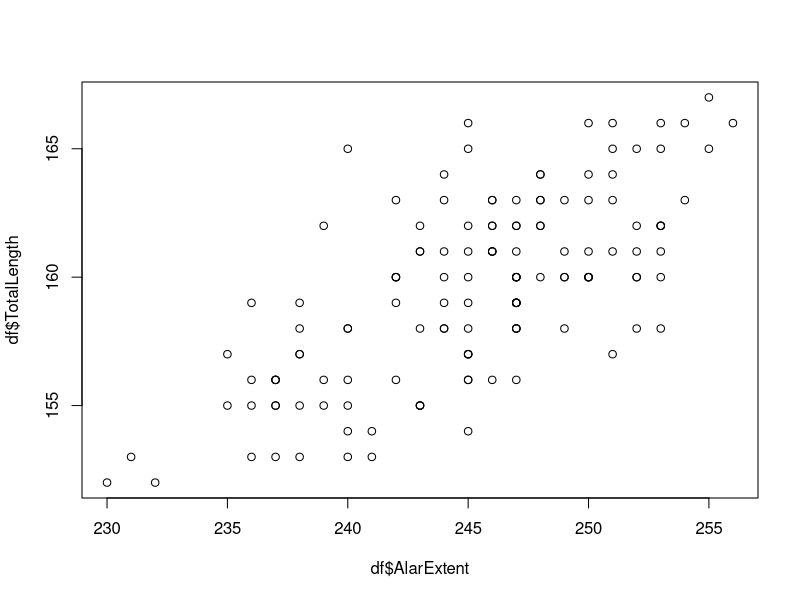
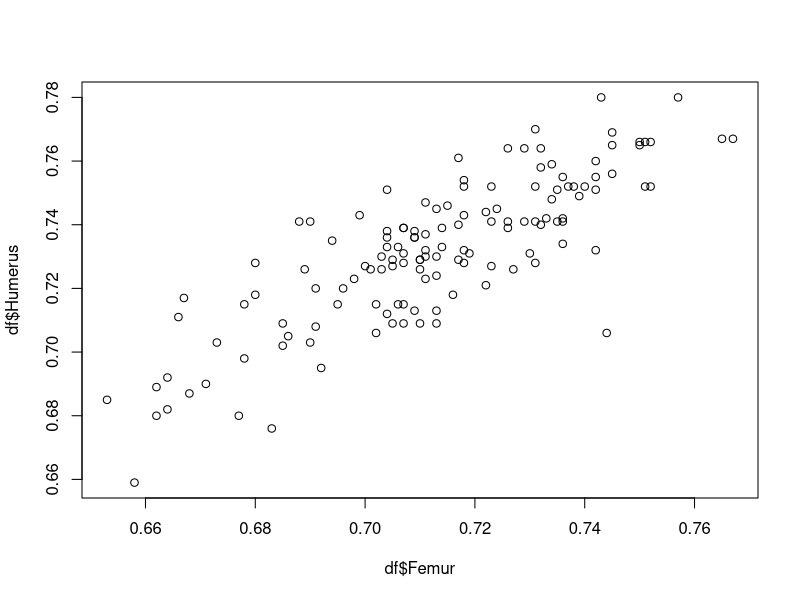
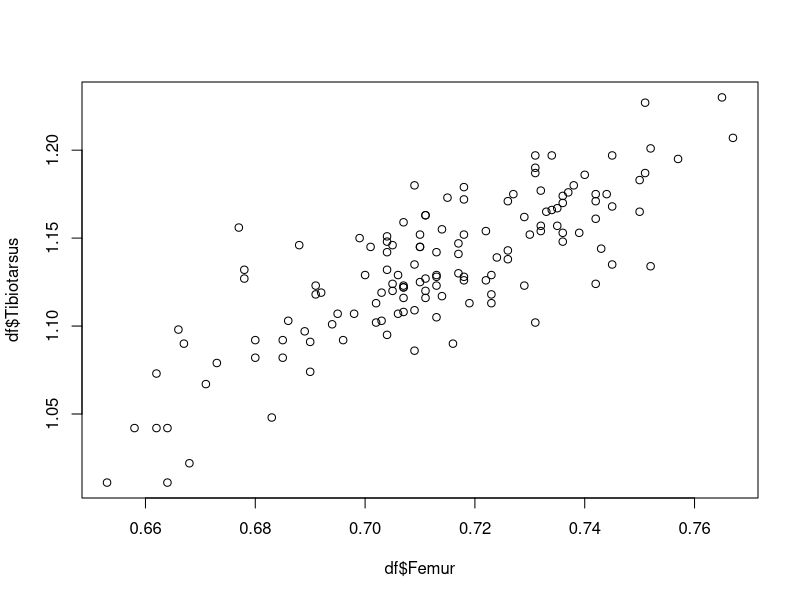
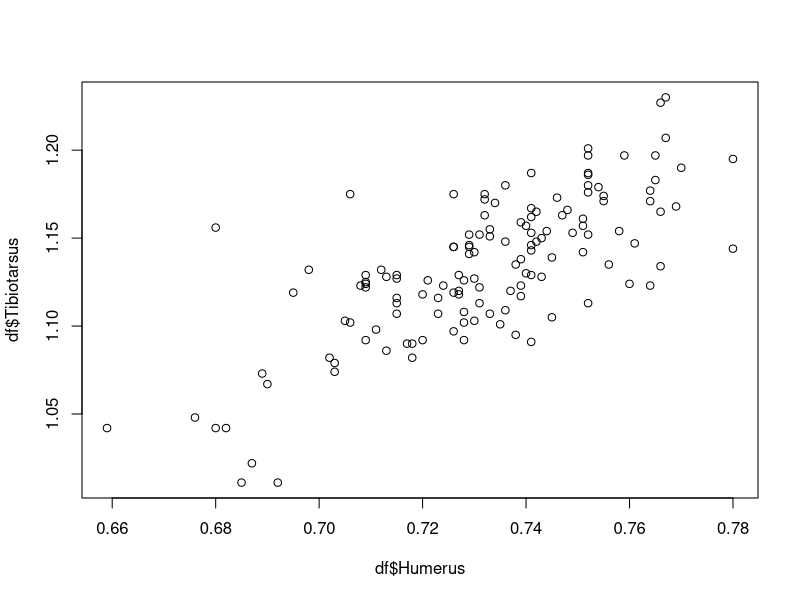

The R script that drew these images, in order:
## ---- chunk 1
rm(list = ls())
library(tidyverse)
library(ggplot2)
library(lmtest)
library(Hmisc)
library(MASS)
library(dplyr)
## ---- chunk 2
rm(list = ls())
df = read.table("../data/bumpus.txt", header = TRUE, sep = "\t")
df <- subset(df, select = -c(ID))
summary(df)
df$Survival <- as.integer(df$Survival)
df$Sex <- as.factor(df$Sex)
## ---- chunk 3
summary(df)
head(df)
str(df$Sex)
str(df$Survival)
## ---- chunk 4
table.sex_survival = xtabs(~ df$Sex + df$Survival)
table.sex_survival = as.matrix(table.sex_survival)
summary(table.sex_survival)
## ---- chunk 5
# univariable analysis
log.sex          = glm(Survival ~ Sex , family = binomial(link = logit),data=df)
log.len          = glm(Survival ~ TotalLength , family = binomial(link = logit),data=df)
log.alar         = glm(Survival ~ AlarExtent , family = binomial(link = logit),data=df)
log.weight       = glm(Survival ~ Weight , family = binomial(link = logit),data=df)
log.beak         = glm(Survival ~ BeakHead , family = binomial(link = logit),data=df)
log.humerus      = glm(Survival ~ Humerus , family = binomial(link = logit),data=df)
log.femur        = glm(Survival ~ Femur , family = binomial(link = logit),data=df)
log.tibiotarsus  = glm(Survival ~ Tibiotarsus , family = binomial(link = logit),data=df)
log.skull        = glm(Survival ~ SkullWidth , family = binomial(link = logit),data=df)
log.sternum      = glm(Survival ~ Sternum , family = binomial(link = logit),data=df)

summary(log.sex)
summary(log.len)  
summary(log.alar)
summary(log.weight)
summary(log.beak)
summary(log.humerus)
summary(log.femur)
summary(log.tibiotarsus)
summary(log.skull)
summary(log.sternum)

# Sex         0.3190 0.0786 *
# Len         0.00432 0.00449 **
# Alar        0.441 0.432 
# Weight      0.0133 0.0146 **
# Beak        0.449 0.440
# Humerus     0.0363 0.0344 **
# Femur       0.121 0.116 **
# Tibiotarsus 0.183 0.175 **
# Skull       0.695 0.683
# Sternum     0.121 0.114 **

# len, weight, humerus, femur, tibiotarsus, sternum
## ---- chunk 6
#sex interaction on measurements
log.sex1 = glm(Survival ~ Sex + TotalLength + Sex:TotalLength, family = binomial(link = logit),data=df)
log.sex2 = glm(Survival ~ Sex + AlarExtent + Sex:AlarExtent, family = binomial(link = logit),data=df)
log.sex3 = glm(Survival ~ Sex + Weight + Sex:Weight, family = binomial(link = logit),data=df)
log.sex4 = glm(Survival ~ Sex + BeakHead + Sex:BeakHead, family = binomial(link = logit),data=df)
log.sex5 = glm(Survival ~ Sex + Humerus + Sex:Humerus, family = binomial(link = logit),data=df)
log.sex6 = glm(Survival ~ Sex + Femur + Sex:Femur, family = binomial(link = logit),data=df)
log.sex7 = glm(Survival ~ Sex + Tibiotarsus + Sex:Tibiotarsus, family = binomial(link = logit),data=df)
log.sex8 = glm(Survival ~ Sex + SkullWidth + Sex:SkullWidth, family = binomial(link = logit),data=df)
log.sex9 = glm(Survival ~ Sex + Sternum + Sex:Sternum, family = binomial(link = logit),data=df)

summary(log.sex1)
summary(log.sex2)
summary(log.sex3)
summary(log.sex4)
summary(log.sex5)
summary(log.sex6)
summary(log.sex7)
summary(log.sex8)
summary(log.sex9)

log.femur1 = glm(Survival ~ Femur + Tibiotarsus + Femur:Tibiotarsus, family = binomial(link = logit),data=df)
log.femur2 = glm(Survival ~ Femur + Humerus + Femur:Humerus, family = binomial(link = logit),data=df)
log.humerus1 = glm(Survival ~ Tibiotarsus + Humerus + Tibiotarsus:Humerus, family = binomial(link = logit),data=df)
log.alar1 = glm(Survival ~ AlarExtent + Weight + AlarExtent:Weight, family = binomial(link = logit),data=df)
log.beak1 = glm(Survival ~ BeakHead + SkullWidth + BeakHead:SkullWidth, family = binomial(link = logit),data=df)

summary(log.femur1)
summary(log.femur2)
summary(log.humerus1)
summary(log.alar1)
summary(log.beak1)

#logit(\pi_{i}) = \alpha + \beta_{1}Sex_{i} + \beta_{2}Measurement_{i} + \beta_{3}Sex_{i}*Measurement_{i}

## ---- chunk 7
#find correlated factors
df.cor <- subset(df, select = -c(Survival, Sex))
res <- cor(df.cor)
round(res, 2)

plot(df$AlarExtent, df$TotalLength)
plot(df$Femur, df$Humerus)
plot(df$Femur, df$Tibiotarsus)
plot(df$Humerus, df$Tibiotarsus)

# above r=0.7
## alar-length 0.69, femur-humerus 0.82, femur-tibiotarsus 0.81, humerus-tibiotarsus 0.75
## ---- chunk 8
log.full = glm(Survival ~ . + Sex:TotalLength + Sex:BeakHead + Sex:Humerus + Sex:Sternum + Femur:Humerus + Tibiotarsus:Humerus + AlarExtent:Weight + BeakHead:SkullWidth, family = binomial(link = logit),data=df)
summary(log.full)
## ---- chunk 9
log.step = log.full %>% stepAIC(trace = FALSE)
summary(log.step)

log.step1 = glm(formula = Survival ~ Sex + TotalLength + Weight + Humerus + 
    Sternum + Sex:TotalLength, family = binomial(link = logit), 
    data = df)
summary(log.step1)
## ---- chunk 10
#To assess the statistical significance of each term, we have to ask dropterm() to perform a significance
#test as well. The appropriate test here is a χ
#2
#test (likelihood ratio test):
